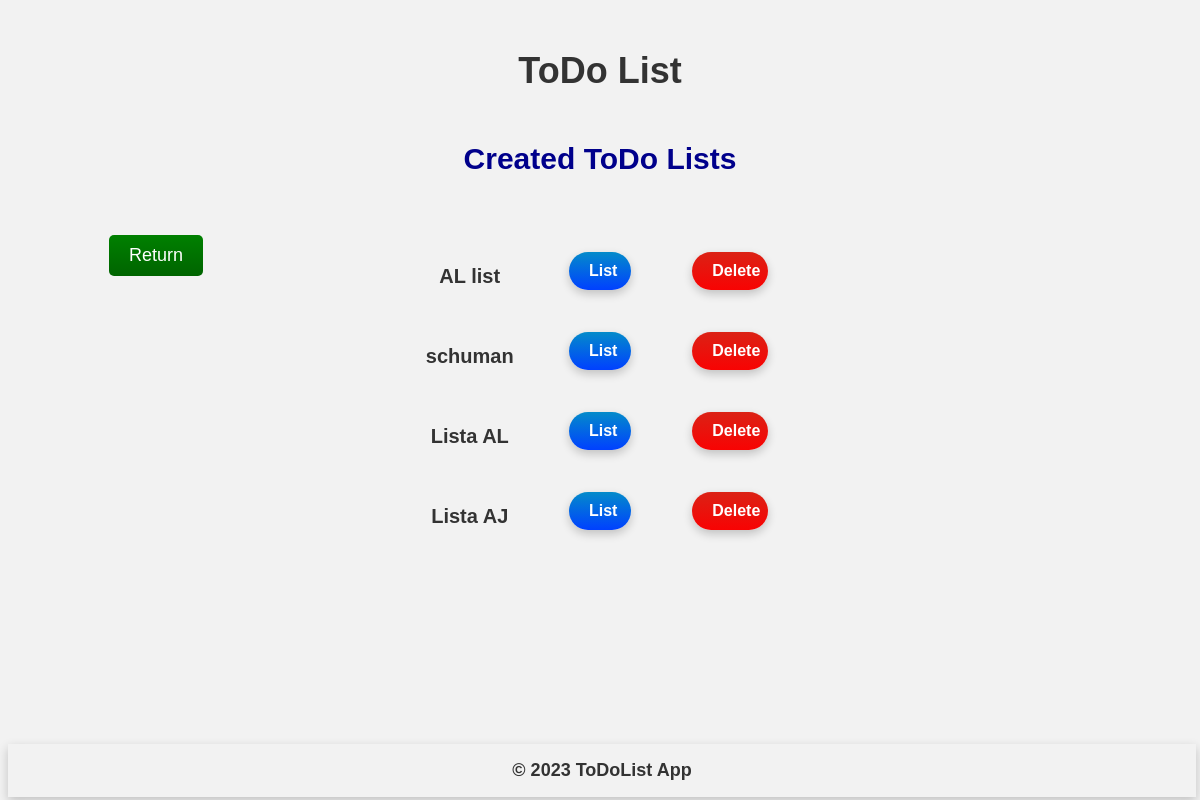
The app's page /lists/, older data.
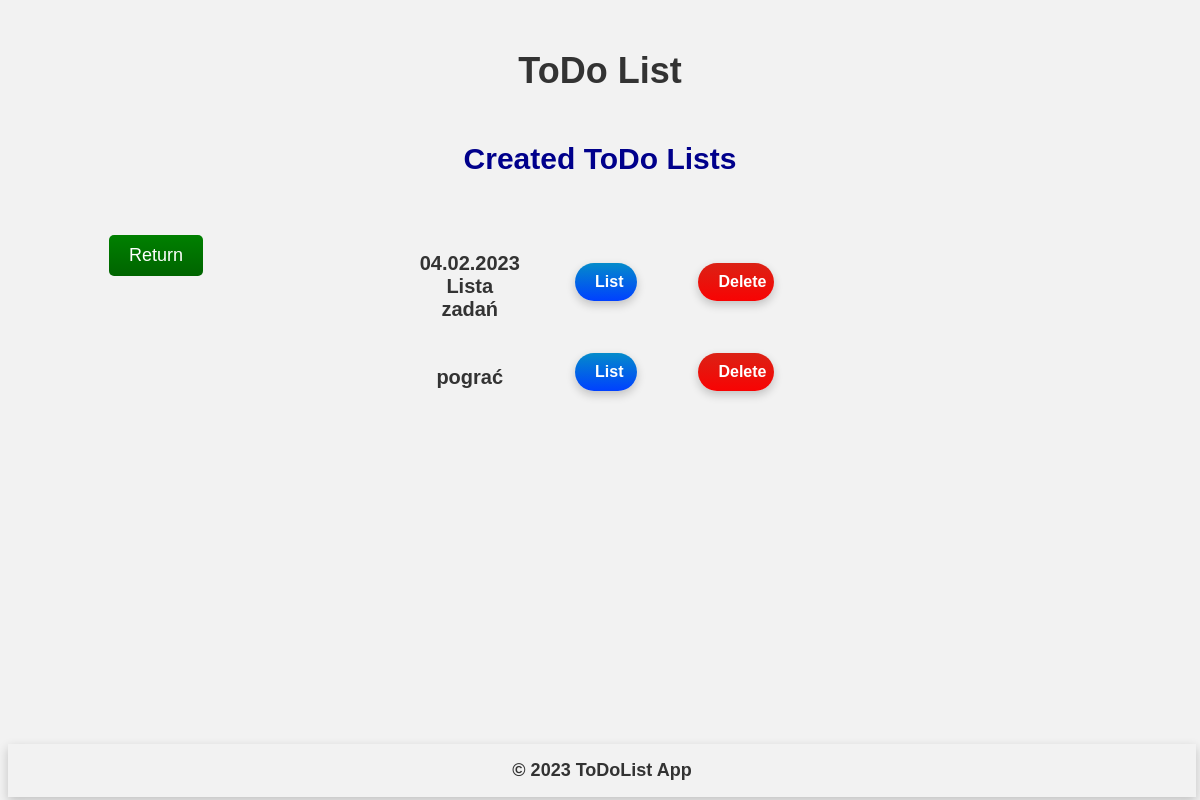
The same page, newer data.
### main/models.py (models this page shows, shortened)
class ToDoList(models.Model):
    name = models.CharField(max_length=200)

### main/views.py (the view)
# urls.py: path("lists/",views.lists,name="lists"),
def lists(response):
    lists = ToDoList.objects.all()
    return render(response,"main/lists.html",{"lists":lists})

### main/templates/main/lists.html (shortened to what this page needs)
{% extends 'main/base.html' %}
{% load static %}
{% block head %}
<link rel="stylesheet" href="{% static 'lists.css' %}">
{% endblock %}
{% block navbar %}
<div class="navbar-title">ToDo List</div>
<div class="navbar-phrase-create_list">
    Created ToDo Lists
</div>
{% endblock %}
{% block left-side-content %}
    <form method="post" action="/home/">
        <button type="submit" class = "btn2">
            Return
        </button>
    </form>
{% endblock %}
{% block middle-side-content %}
    <table>
        {% for list in lists %}
        <tbody>
            <tr>
                <td class = "list_name">{{list.name}}</td>
                <td><form method="get" action="/list/{{list.name}}/">
                    <button type="submit" class = "btn4">
                        List
                    </button>
                </form></td>
                <td><form method="post" action="/list/{{list.name}}/delete/">
                    <button type="submit" class = "btn3">
                        Delete
                    </button>
                </form></td>
            </tr>
        </tbody>
    {% endfor %}
    </table>
{% endblock %}

### main/templates/main/base.html (shortened to what this page needs)
{%load static%}
<!DOCTYPE html>
<html>
    <head>
        <link rel="stylesheet" href="{% static 'base.css' %}">
        {% block head %}
        {% endblock %}
    </head>
    <body>
        <div class="navbar">
            {% block navbar %}
            {% endblock %}
        </div>
        <div class="content-row">
            <div class="column">
                {% block left-side-content %}
                {% endblock %}
            </div>
            <div class="column">
                {% block middle-side-content %}
                {% endblock %}
            </div>
            <div class="column">
            </div>
        </div>
        <footer class="footer">
            <div class="container">
              <p class="text-center text-muted">&copy; 2023 ToDoList App</p>
            </div>
        </footer>
    </body>
</html>

### main/static/base.css (style rules this page uses)
* { font-family: Arial, sans-serif; background-color: #f2f2f2; box-sizing: border-box; }
form { margin: 3%; display: inline; }
.navbar { height: auto; text-align: center; }
.content-row { margin-top: 5%; display: grid; grid-template-columns: 1fr 2fr 1fr; }
.column { text-align: center; }
.navbar-title { font-family: Arial, Helvetica, sans-serif; font-size: 36px; font-weight: bold; margin: 50px 0; color: #333; }
.navbar-phrase-create_list { font-family: Arial, Helvetica, sans-serif; font-size: 30px; font-weight: bold; color: darkblue; margin-bottom: 5px; }
.btn2 { background: linear-gradient(to bottom, green, darkgreen); color: white; border: none; border-radius: 5px; padding: 10px 20px; font-size: 18px; transition: all 0.3s; cursor: pointer; }
.btn3 { background: linear-gradient(to bottom, #db2215, #f80303); color: #fff; border: none; border-radius: 25px; padding: 10px 20px; font-size: 1rem; font-weight: bold; box-shadow: 0px 4px 10px rgba(0,0,0,0.2); transition: all 0.3s; margin-bottom: 10px; margin-left: 20px; }
.footer { box-shadow: 0px 4px 10px rgba(0,0,0,0.2); color: #fff; padding: 1rem; position: absolute; top: 93vh; width: 99%; text-align: center; }
.footer p { margin: 0; color: #333; font-size: 18px; font-weight: bold; }

### main/static/lists.css (style rules this page uses)
table { width: 50%; margin: 0 auto; text-align: center; }
td { padding: 15px; }
tr button { width: 70%; }
.list_name { font-weight: bold; font-family:'Franklin Gothic Medium', 'Arial Narrow', Arial, sans-serif; color: #333;; font-size: 20px; }
.btn3 { background: linear-gradient(to bottom, #db2215, #f80303); color: #fff; border: none; border-radius: 25px; padding: 10px 20px; font-size: 1rem; font-weight: bold; box-shadow: 0px 4px 10px rgba(0,0,0,0.2); transition: all 0.3s; margin-bottom: 10px; margin-left: 20px; }
.btn4 { background: linear-gradient(to bottom, #048bca, #0040ff); color: #fff; border: none; border-radius: 25px; padding: 10px 20px; font-size: 1rem; font-weight: bold; box-shadow: 0px 4px 10px rgba(0,0,0,0.2); transition: all 0.3s; margin-bottom: 10px; margin-left: 20px; }

Row changes from the older to the newer data that the page shows:
removed ToDoList: name "AL list"
removed ToDoList: name "schuman"
removed ToDoList: name "Lista AL"
removed ToDoList: name "Lista AJ"
added ToDoList: name "04.02.2023 Lista zadań"
added ToDoList: name "pograć"
